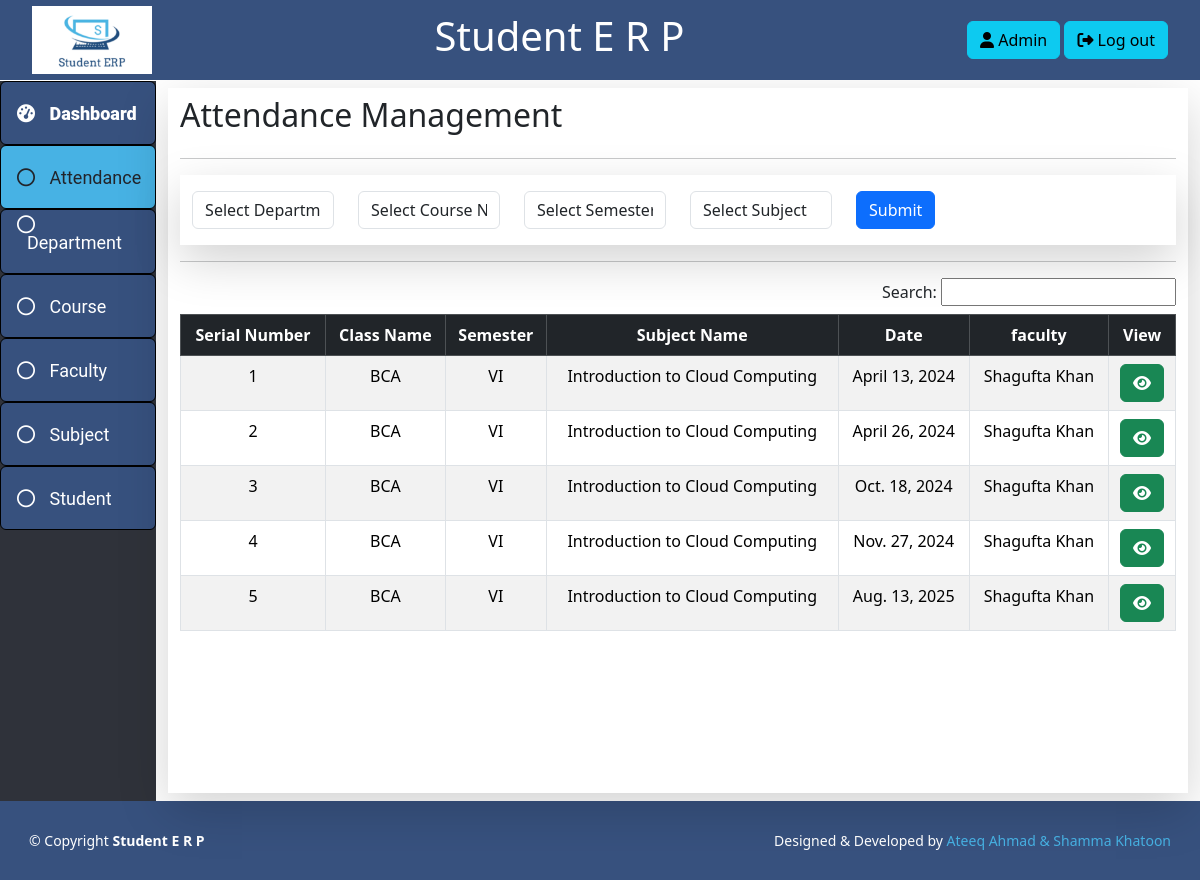
Page /admin-attendance/ (signed in) on the committed database.
### attendance/models.py (models this page shows, shortened)
class attendanceDetails(models.Model):
    courseId = models.ForeignKey(course, on_delete = models.CASCADE)
    semesterId = models.ForeignKey(semester, on_delete = models.CASCADE)
    subjectId = models.ForeignKey(subject, on_delete = models.CASCADE)
    facultyId = models.ForeignKey(faculty, on_delete = models.CASCADE)
    date = models .DateField()

class course(models.Model):
    courseName = models.CharField(max_length = 20)
    description = models.CharField(max_length = 50)
    departmentId = models.ForeignKey(department, on_delete = models.CASCADE)
    def __str__(self):
        return self.courseName

class semester(models.Model):
    semester = models.CharField(max_length = 5)
    def __str__(self):
        return self.semester

class subject(models.Model):
    subjectName = models.CharField(max_length = 50)
    courseId = models.ForeignKey(course, on_delete = models.CASCADE)
    semesterId = models.ForeignKey(semester, on_delete = models.CASCADE)
    departmentId = models.ForeignKey(department, on_delete = models.CASCADE)
    def __str__(self):
        return self.subjectName

class faculty(models.Model):
    name = models.CharField(max_length = 50)
    designation = models.CharField(max_length = 50)
    gmailId = models.CharField(max_length = 50)
    mobileNo = models.CharField(max_length = 50)
    departmentId = models.ForeignKey(department, on_delete = models.CASCADE)
    def __str__(self):
        return self.name

### attendance/views.py (the view)
# urls.py: path('admin-attendance/', views.adminAttendancePage, name="admin-attendance"),
def adminAttendancePage(request):
    if request.session.get('adminId'):
        adminId = request.session.get('adminId')
        adminName = request.session.get('adminName')
        adminGmailId = request.session.get('adminGmailId')
        adminMobileNo = request.session.get('adminMobileNo')
        departmentList = department.objects.all()
        semesterList = semester.objects.all()
        attendanceList = attendanceDetails.objects.all()
        if request.method == "POST":
            courseId = request.POST['course']
            semesterId = request.POST['semester']
            subjectId = request.POST['subject']
            attendanceList = attendanceDetails.get_attendance_list_by_course_semester_subject(courseId, semesterId, subjectId)
        context = {
            'adminId' : adminId,
            'adminName' : adminName,
            'adminGmailId' : adminGmailId,
            'adminMobileNo' : adminMobileNo,
            'departmentList' : departmentList,
            'semesterList' : semesterList,
            'attendanceList' : attendanceList
        }
        return render(request,"admin-attendance.html", context)
    else:
        return redirect("index")

### attendance/templates/admin-attendance.html (shortened to what this page needs)
{% extends "admin-base.html" %}
{% block admin %}
<div class="container mt-2 mb-2 d-flex">
    <div class="container shadow-lg bg-white">
        <div class="clearfix mt-2">
            <h2 class="float-start">
                Attendance Management
            </h2>
        </div>
        <hr>
        <div class="container py-3 shadow-lg bg-white">
            <form method="post" action="{% url 'admin-attendance' %}" autocomplete="off">
                <div class="row">
                    <div class="col-2">
                        <select class="form-control" id="department" name="department" required>
                            <option value="">Select Department</option>
                        </select>
                    </div>
                    <div class="col-2">
                        <select class="form-control" id="courseName" name="course" required>
                            <option value="">Select Course Name</option>
                        </select>
                    </div>
                    <div class="col-2">
                        <select class="form-control" id="semester" name="semester" required>
                            <option value="">Select Semester</option>
                        </select>
                    </div>
                    <div class="col-2">
                        <select class="form-control" id="subject" name="subject" required>
                            <option value="">Select Subject</option>
                        </select>
                    </div>
                    <div class="col-2">
                        <button type="submit" class="btn btn-primary">Submit</button>
                    </div>
                </div>
            </form>
        </div>
        <hr>
        <div class="clearfix">
            <span class="float-end">Search: <input type="search" id="live_search"></span>
        </div>
        <div class="mt-2">
            <table class="table table-striped table-bordered table-hover" id="searchresult">
                <thead class="table-dark align-center">
                    <tr>
                        <th>Serial Number</th>
                        <th>Class Name</th>
                        <th>Semester</th>
                        <th>Subject Name</th>
                        <th>Date</th>
                        <th>faculty</th>
                        <th>View</th>
                    </tr>
                </thead>
                <tbody class="align-center">
                    {% for attendance in attendanceList %}
                    <tr>
                        <td>{{attendance.id}}</td>
                        <td>{{attendance.courseId}}</td>
                        <td>{{attendance.semesterId}}</td>
                        <td>{{attendance.subjectId}}</td>
                        <td>{{attendance.date}}</td>
                        <td>{{attendance.facultyId}}</td>
                        <td>
                            <a href="{% url 'admin-attendance-details' attendance.id %}" class="btn btn-success" target="_blank">
                                <i class="fa-solid fa-eye"></i>
                            </a>
                        </td>
                    </tr>
                    {% empty %}
                    <h2>No Record Found....!</h2>
                    {% endfor %}
                </tbody>
            </table>
        </div>
    </div>
</div>
</div>
{% endblock %}

### attendance/templates/admin-base.html
{% include "admin-header.html" %}
{% block admin %}
{% endblock %}
{% include "admin-footer.html" %}

### attendance/templates/admin-header.html (shortened to what this page needs)
<!DOCTYPE html>
<html lang="en">
<head>
    <link href="/static/css/style.css" rel="stylesheet">
    <link href="https://cdn.jsdelivr.net/npm/bootstrap@5.3.2/dist/css/bootstrap.min.css" rel="stylesheet">
    <link rel="stylesheet" href="https://cdnjs.cloudflare.com/ajax/libs/font-awesome/6.4.2/css/all.min.css">
</head>
<body>
    <header class="sticky-top">
        <div class="logo">
            <img src="/static/image/logo.jpg" alt="">
        </div>
        <div class="title">
            <a href="{% url 'admin-home' %}">
                <h1>
                    Student E R P
                </h1>
            </a>
        </div>
        <div>
            <a class="btn btn-info" data-bs-toggle="modal" data-bs-target="#adminProfile">
                <i class="fa-solid fa-user"></i>
                <span>Admin</span>
            </a>
            <a href="{% url 'logout' %}" class="btn btn-info">
                <i class="fa-solid fa-right-from-bracket"></i>
                <span>Log out</span>
            </a>
        </div>
    </header>
    <div class="main">
        <div class="side-nav">
            <a class="btn {% if request.path == '/admin-home/' %} active-sidebar {% endif %}"
                href="{% url 'admin-home' %}">
                <i class="fa-solid fa-gauge-high">
                    <span>Dashboard</span>
                </i>
            </a>
            <a class="btn {% if request.path == '/admin-attendance/' %} active-sidebar {% endif %}"
                href="{% url 'admin-attendance' %}">
                <i class="fa-regular fa-circle">
                    <span>Attendance</span>
                </i>
            </a>
            <a class="btn {% if request.path == '/admin-department/' %} active-sidebar {% endif %}"
                href="{% url 'admin-department' %}">
                <i class="fa-regular fa-circle">
                    <span>Department</span>
                </i>
            </a>
            <a class="btn {% if request.path == '/admin-course/' %} active-sidebar {% endif %}"
                href="{% url 'admin-course' %}">
                <i class="fa-regular fa-circle">
                    <span>Course</span>
                </i>
            </a>
            <a class="btn {% if request.path == '/admin-faculty/' %} active-sidebar {% endif %}"
                href="{% url 'admin-faculty' %}">
                <i class="fa-regular fa-circle">
                    <span>Faculty</span>
                </i>
            </a>
            <a class="btn {% if request.path == '/admin-subject/' %} active-sidebar {% endif %}"
                href="{% url 'admin-subject' %}">
                <i class="fa-regular fa-circle">
                    <span>Subject</span>
                </i>
            </a>
            <a class="btn {% if request.path == '/admin-student/' %} active-sidebar {% endif %}"
                href="{% url 'admin-student' %}">
                <i class="fa-regular fa-circle">
                    <span>Student</span>
                </i>
            </a>
        </div>

### attendance/templates/admin-footer.html
<footer id="footer">
    <div class="footer-bottom clearfix">
        <div class="copyright float-start">
            &copy; Copyright <strong><span>Student E R P</span></strong>
        </div>
        <div class="credits float-end">
            Designed & Developed by <a href="{% url 'admin-home' %}">Ateeq Ahmad & Shamma Khatoon</a>
        </div>
    </div>
</footer>
</body>
</html>

### static/css/style.css (style rules this page uses)
* { margin: 0; padding: 0; box-sizing: border-box; }
.align-center { text-align: center; }
body { margin: 0; padding: 0; font-family: 'Roboto', sans-serif; height: 100vh; }
header { height: 80px; background-color: #37517e; display: flex; justify-content: space-between; align-items: center; padding: 0 2rem; }
.logo { width: 120px; }
.logo img { width: 120px; }
.title a { text-decoration: none; }
.title a h1 { color: white; }
.main { width: 100%; display: flex; }
.side-nav { background: #2f323a; margin-top: 1px; width: 15%; height: 90vh; transition: 0.5s; }
.side-nav a { color: #fff; background: #37517e; width: 100%; line-height: 50px; font-size: 18px; border: 1px solid black; text-decoration: none; box-sizing: border-box; transition: 0.5s; text-align: left; padding-left: 1rem; }
.side-nav i span { font-family: 'Roboto', sans-serif; margin-left: 10px; }
.side-nav .active-sidebar { background: #47b2e4; color: #22242a; }
#footer { font-size: 14px; background: #37517e; }
#footer .footer-bottom { padding: 29px; color: #fff; }
#footer .credits a { transition: 0.3s; text-decoration: none; color: #47b2e4; }

### rows in the picture
attendanceDetails: id "1", courseId "BCA", semesterId "VI", subjectId "Introduction to Cloud Computing", date "April 13, 2024", facultyId "Shagufta Khan"
attendanceDetails: id "2", courseId "BCA", semesterId "VI", subjectId "Introduction to Cloud Computing", date "April 26, 2024", facultyId "Shagufta Khan"
attendanceDetails: id "3", courseId "BCA", semesterId "VI", subjectId "Introduction to Cloud Computing", date "Oct. 18, 2024", facultyId "Shagufta Khan"
attendanceDetails: id "4", courseId "BCA", semesterId "VI", subjectId "Introduction to Cloud Computing", date "Nov. 27, 2024", facultyId "Shagufta Khan"
attendanceDetails: id "5", courseId "BCA", semesterId "VI", subjectId "Introduction to Cloud Computing", date "Aug. 13, 2025", facultyId "Shagufta Khan"
